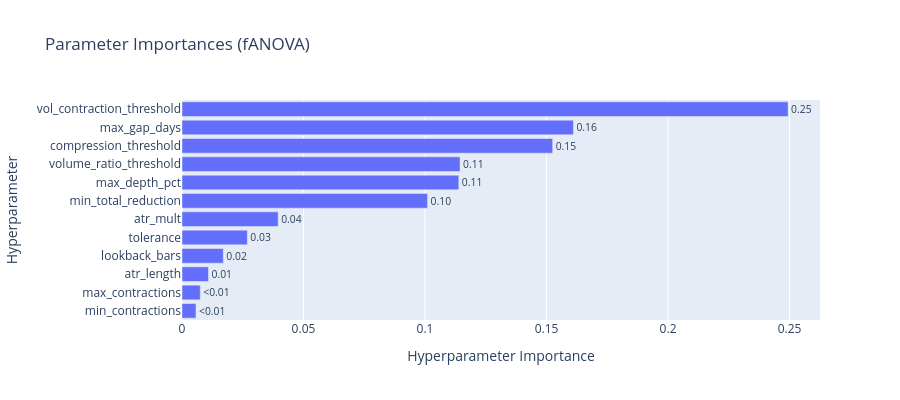

Notebook source saved alongside this figure:
### Code cell
if HAS_PLOTLY:
    try:
        fig = plot_param_importances(study)
        fig.update_layout(title="Parameter Importances (fANOVA)", height=400)
        fig.show()
    except Exception as e:
        print(f"plot_param_importances falló: {e}")

### Figure 1 — Plotly figure (JSON) as saved in the notebook; plotly's stock layout.template omitted (floating-point values rounded to 4 significant figures)
{"data": [{"cliponaxis": false, "hovertemplate": ["min_contractions (IntDistribution): 0.005751980107199797<extra></extra>", "max_contractions (IntDistribution): 0.007516331481320225<extra></extra>", "atr_length (IntDistribution): 0.01088340879049423<extra></extra>", "lookback_bars (IntDistribution): 0.017003806627780185<extra></extra>", "tolerance (FloatDistribution): 0.026881895299149278<extra></extra>", "atr_mult (FloatDistribution): 0.039576358283722406<extra></extra>", "min_total_reduction (FloatDistribution): 0.10104958342049625<extra></extra>", "max_depth_pct (FloatDistribution): 0.11391334613229365<extra></extra>", "volume_ratio_threshold (FloatDistribution): 0.1144192743826019<extra></extra>", "compression_threshold (FloatDistribution): 0.15252783959789745<extra></extra>", "max_gap_days (IntDistribution): 0.16106836933975438<extra></extra>", "vol_contraction_threshold (FloatDistribution): 0.24940780653729017<extra></extra>"], "name": "Objective Value", "orientation": "h", "text": ["<0.01", "<0.01", "0.01", "0.02", "0.03", "0.04", "0.10", "0.11", "0.11", "0.15", "0.16", "0.25"], "textposition": "outside", "type": "bar", "x": [0.005752, 0.007516, 0.01088, 0.017, 0.02688, 0.03958, 0.101, 0.1139, 0.1144, 0.1525, 0.1611, 0.2494], "y": ["min_contractions", "max_contractions", "atr_length", "lookback_bars", "tolerance", "atr_mult", "min_total_reduction", "max_depth_pct", "volume_ratio_threshold", "compression_threshold", "max_gap_days", "vol_contraction_threshold"]}], "layout": {"height": 400, "title": {"text": "Parameter Importances (fANOVA)"}, "xaxis": {"title": {"text": "Hyperparameter Importance"}}, "yaxis": {"title": {"text": "Hyperparameter"}}}}
